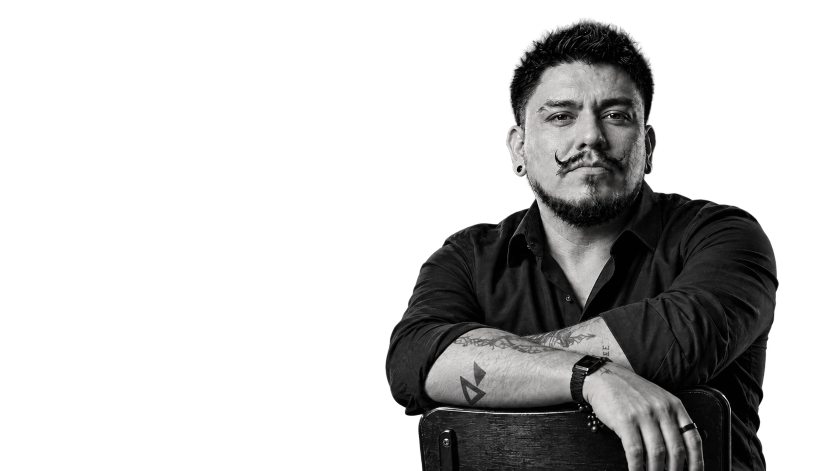
#> input picture material-original/fotos-nuevas/1-header.webp, 1672 x 941 px (shown at 1/2 size)
$ python procesar.py
#> lines starting #> are read from the running program, lines starting #| are printed output that depends on the picture
#!/usr/bin/env python3
# -*- coding: utf-8 -*-
"""
Procesa las fotos que mandó el cliente y las deja en web/assets/img/foto/.

Uso:   python procesar.py

Entradas esperadas en esta carpeta (cualquier extensión de imagen):
  1-header      recorte con transparencia, B/N   -> hero de la home
  2-home        color naranja/turquesa sobre negro -> segunda foto de la home
  3-soy-yeyo    B/N de perfil sobre negro        -> página Soy Yeyo
"""
import glob
import os
import sys

import numpy as np
from PIL import Image, ImageEnhance, ImageOps

AQUI = os.path.dirname(os.path.abspath(__file__))
DESTINO = os.path.join(AQUI, "..", "web", "assets", "img", "foto")


def buscar(base):
    for p in sorted(glob.glob(os.path.join(AQUI, base + ".*"))):
        if p.lower().endswith((".png", ".jpg", ".jpeg", ".webp")):
            return p
    return None


def blanco_y_negro(im, contraste=1.16, punto_negro=0.03):
    """El mismo tratamiento editorial que usan las otras fotos del sitio."""
    a = np.asarray(ImageOps.grayscale(im)).astype(np.float32) / 255.0
    a = np.clip((a - punto_negro) / (1 - punto_negro - 0.03), 0, 1) ** 1.06
    a = np.clip(0.5 + (a - 0.5) * contraste, 0, 1)
    out = Image.fromarray((a * 255).astype(np.uint8), "L").convert("RGB")
    return ImageEnhance.Sharpness(out).enhance(1.15)


def recortar(im, ratio, sesgo_y=0.16, sesgo_x=0.5):
    w, h = im.size
    tw, th = (w, int(w / ratio)) if w / h < ratio else (int(h * ratio), h)
    izq = int((w - tw) * sesgo_x)
    arr = int((h - th) * sesgo_y)
    return im.crop((izq, arr, izq + tw, arr + th))


def exportar(im, nombre, anchos, ratio=None, alfa=False, calidad=80):
    c = recortar(im, ratio) if ratio else im
    # nunca escalar por encima del original: ablanda la imagen y pesa de más
    utiles = sorted({w for w in anchos if w < c.size[0]} | {c.size[0]})
    if utiles != sorted(anchos):
        print(f"    (origen {c.size[0]}px: se exportan {utiles} en vez de {list(anchos)})")
    for wd in utiles:
        alto = round(wd * c.size[1] / c.size[0])
        r = c.resize((wd, alto), Image.LANCZOS)
        ruta = os.path.join(DESTINO, f"{nombre}-v-{wd}.webp")
        if alfa:
            r.save(ruta, "WEBP", quality=88, method=6, exact=True)
        else:
            r.convert("RGB").save(ruta, "WEBP", quality=calidad, method=6)
    print(f"    -> {nombre}-v-{{{','.join(map(str, utiles))}}}.webp  desde {c.size[0]}x{c.size[1]}")


def jpg_social(im, nombre, w=1200):
    base = im.convert("RGB")
    base.resize((w, round(w * base.size[1] / base.size[0])), Image.LANCZOS).save(
        os.path.join(DESTINO, f"{nombre}.jpg"), "JPEG",
        quality=82, optimize=True, progressive=True)


def main():
    os.makedirs(DESTINO, exist_ok=True)
    faltan = []

    # ---- 1. hero: recorte con transparencia, se conserva el alfa ----------
    f = buscar("1-header")
    if f:
        im = Image.open(f)
#> im is the input picture: PIL image 1672x941 RGBA; mean R, G, B, A 19.5, 19.4, 19.2, 74.3
        print("1-header <-", os.path.basename(f), im.size, im.mode)
#| 1-header <- 1-header.webp (1672, 941) RGBA
        if im.mode != "RGBA":
            print("    AVISO: no trae canal alfa, se usará tal cual sobre el fondo negro")
            im = im.convert("RGBA")
        # recorte ajustado al sujeto, con un respiro del 2%
        al = np.asarray(im.split()[3])
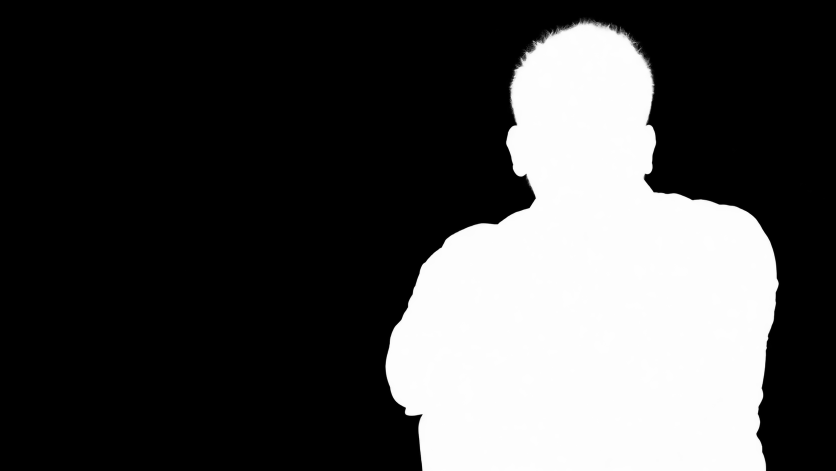
#> al: shape (941, 1672) (shown at 1/2 size); min 0, max 255, mean 74.3
        ys, xs = np.where(al > 8)
        pad = int(0.02 * max(xs.max() - xs.min(), ys.max() - ys.min()))
#> pad = 18
        caja = (max(0, xs.min() - pad), max(0, ys.min() - pad),
                min(im.size[0], xs.max() + 1 + pad), min(im.size[1], ys.max() + 1 + pad))
#> caja = (752, 17, 1576, 941)
        rec = im.crop(caja)
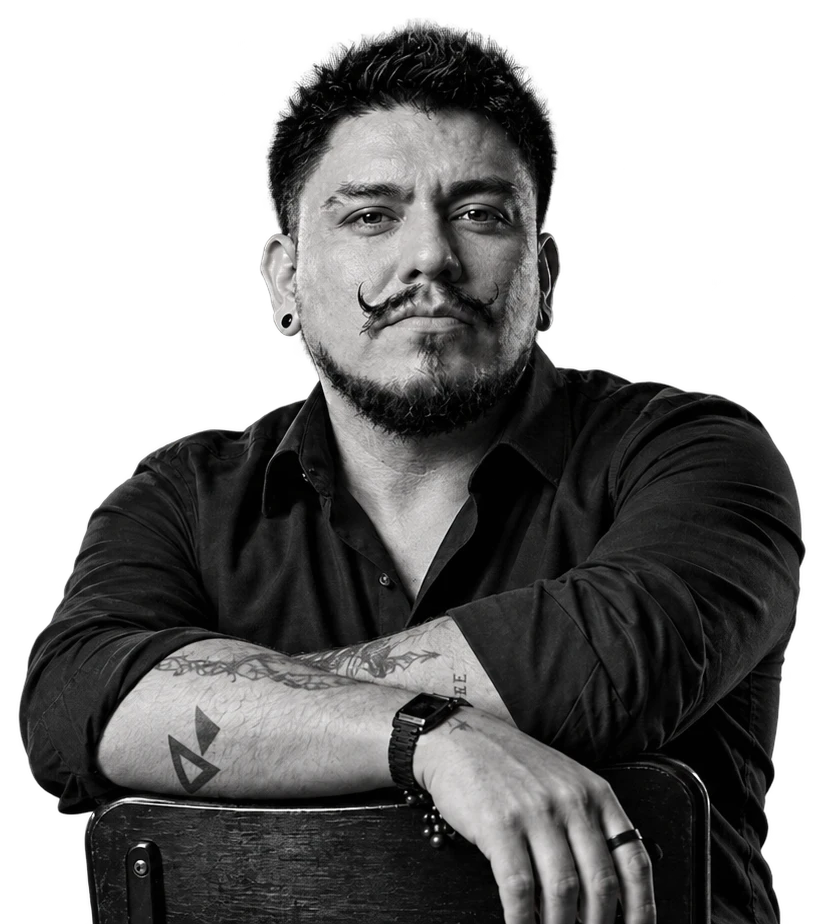
#> rec: PIL image 824x924 RGBA; mean R, G, B, A 40.4, 40, 39.8, 153.5; transparent parts drawn white
        # B/N conservando el alfa
        alfa = rec.split()[3]
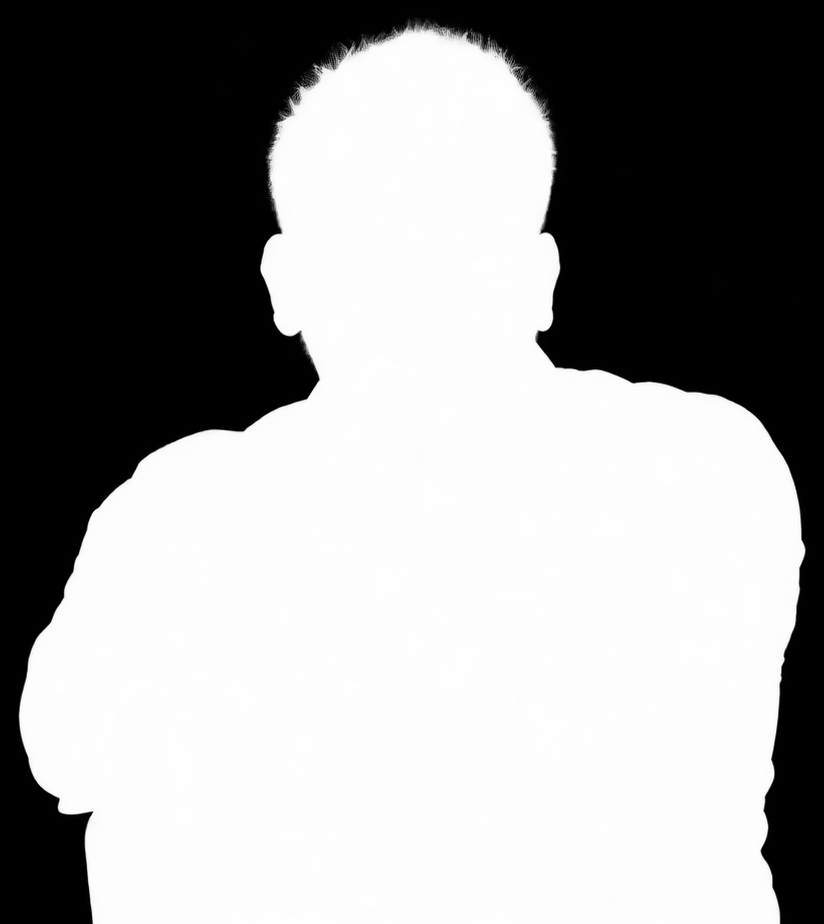
#> alfa: PIL image 824x924 L; min 0, max 255, mean 153.5
        out = blanco_y_negro(rec.convert("RGB")).convert("RGBA")
#> in blanco_y_negro, `a = np.asarray(ImageOps.grayscale(im)).astype(np.float32) / 255.0`:
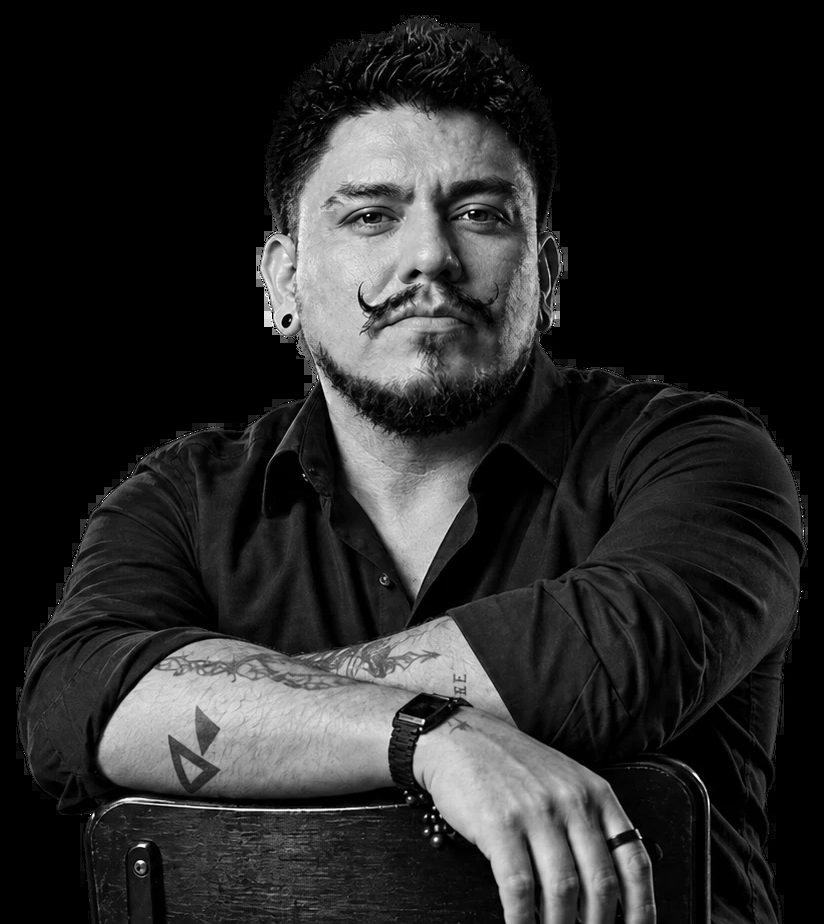
#> a: shape (924, 824) float32; min 0, max 1, mean 0.157
#> in blanco_y_negro, `a = np.clip(0.5 + (a - 0.5) * contraste, 0, 1)`:
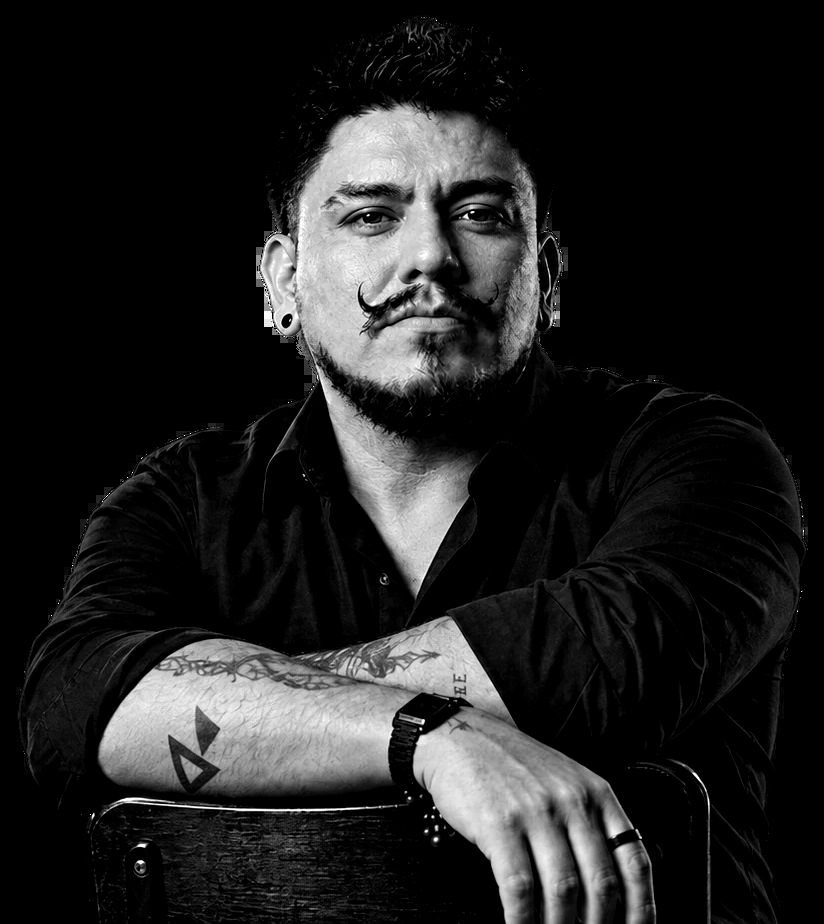
#> a: shape (924, 824) float32; min 0, max 1, mean 0.129
#> out: PIL image 824x924 RGBA
        out.putalpha(alfa)
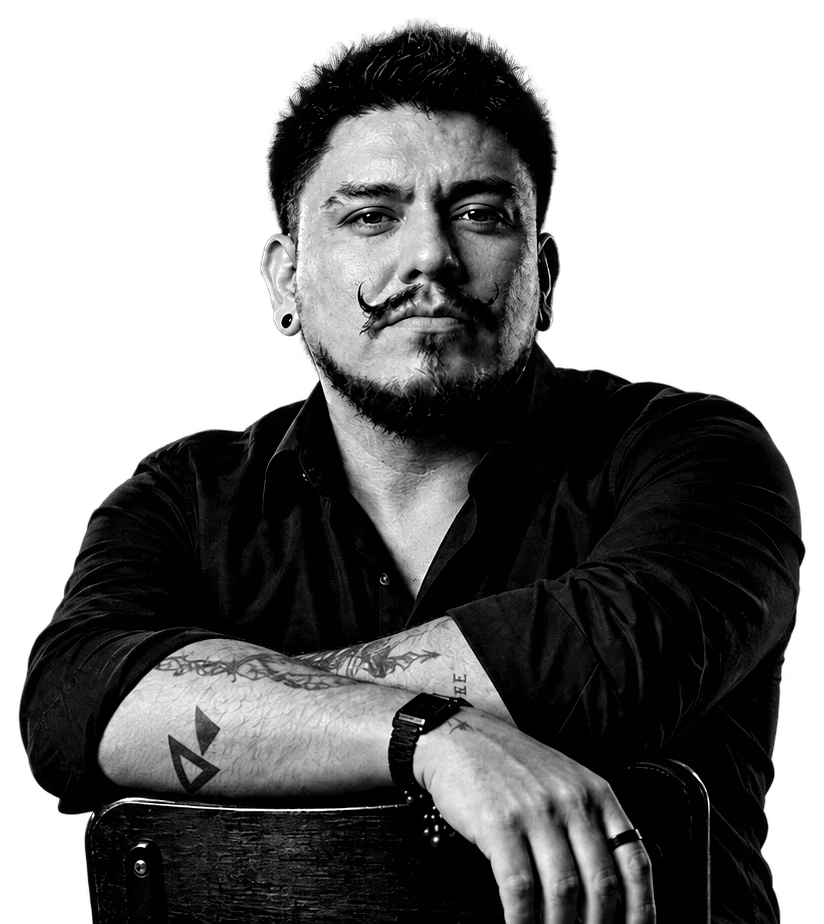
#> out: PIL image 824x924 RGBA; mean R, G, B, A 32.7, 32.7, 32.7, 153.5; transparent parts drawn white
        exportar(out, "hero-yeyo", (640, 900, 1200), alfa=True)
#|     (origen 824px: se exportan [640, 824] en vez de [640, 900, 1200])
#|     -> hero-yeyo-v-{640,824}.webp  desde 824x924
        print(f"    sujeto {rec.size[0]}x{rec.size[1]}, ratio {rec.size[0]/rec.size[1]:.2f}")
#|     sujeto 824x924, ratio 0.89
    else:
        faltan.append("1-header")

    # ---- 2. segunda foto de la home: se respeta el color ------------------
    f = buscar("2-home")
    if f:
        im = Image.open(f).convert("RGB")
        print("2-home <-", os.path.basename(f), im.size)
        exportar(im, "home-color", (640, 1000, 1400), ratio=3 / 4, calidad=82)
        jpg_social(im, "home-color")
    else:
        faltan.append("2-home")

    # ---- 3. Soy Yeyo: ya viene en B/N sobre negro -------------------------
    f = buscar("3-soy-yeyo")
    if f:
        im = Image.open(f).convert("RGB")
        print("3-soy-yeyo <-", os.path.basename(f), im.size)
        exportar(blanco_y_negro(im, contraste=1.08), "soy-yeyo", (640, 1000, 1400), ratio=2 / 3)
        jpg_social(im, "soy-yeyo")
    else:
        faltan.append("3-soy-yeyo")

    print()
    if faltan:
        print("Faltan:", ", ".join(faltan))
        return 1
    print("Listo. Ahora:  cd ../web && python build.py")
    return 0


if __name__ == "__main__":
#> (the run stopped early here; a loop or call above may not have finished)
